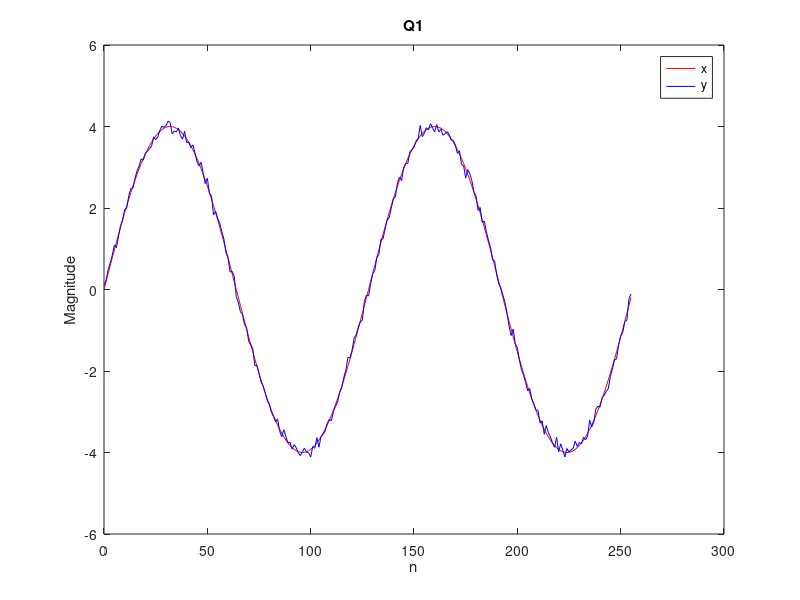
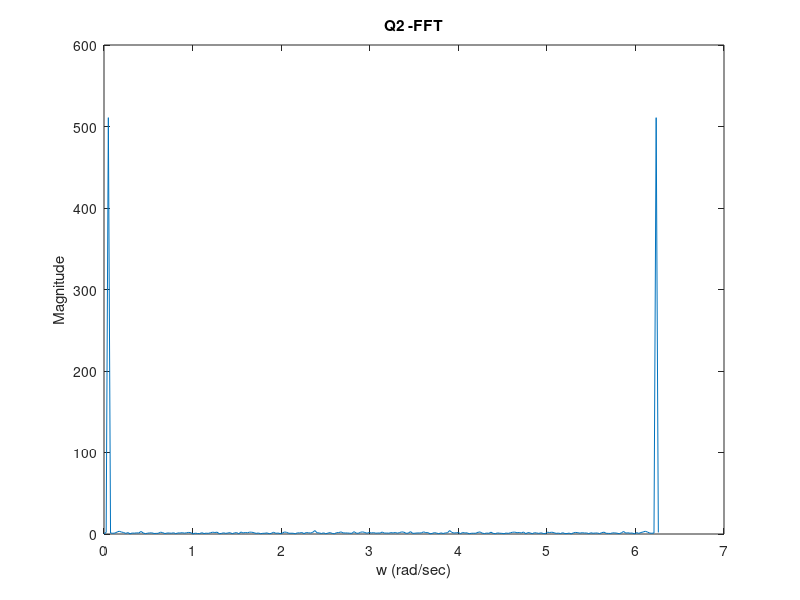
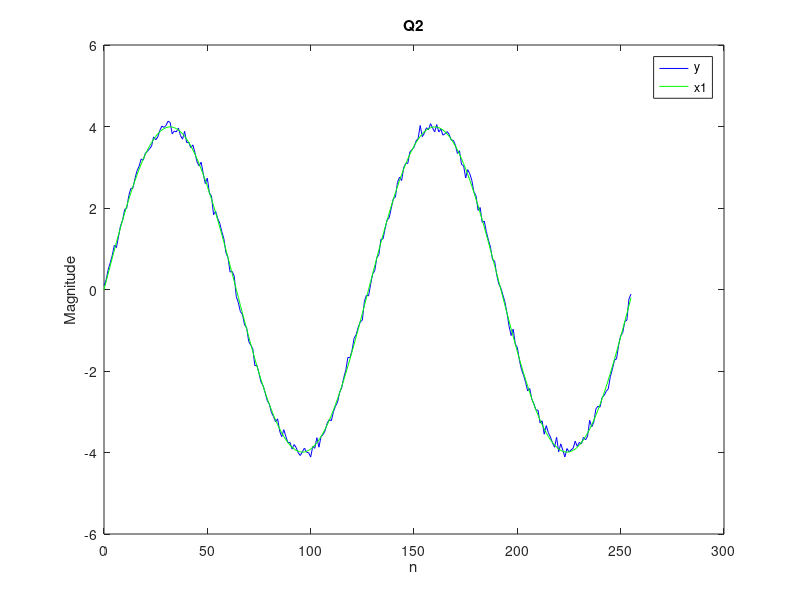
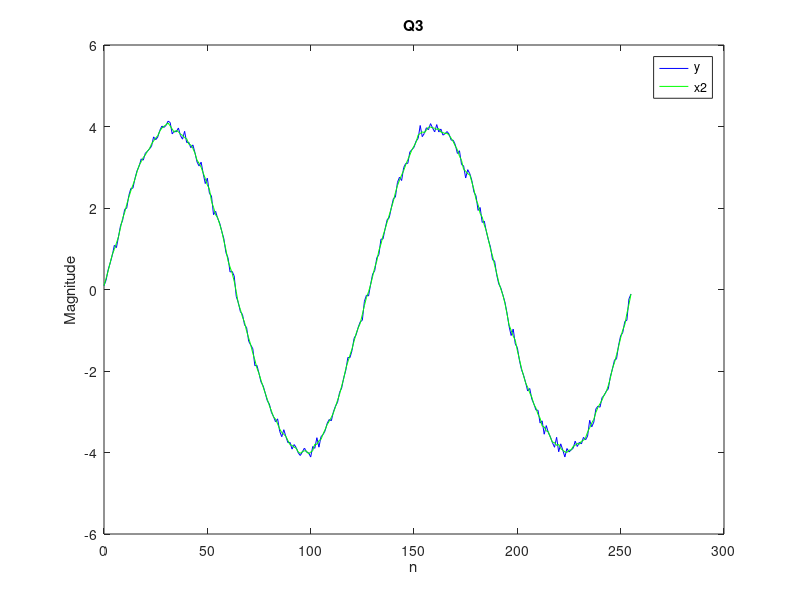

MATLAB code to generate these figures, in order:
n=0:255;
x=4*sin(4*pi*n/256);
plot(n,x,'r')
xlabel('n')
ylabel('Magnitude')
v=0.1*randn(1,256);
y=x+v;
hold on;
plot(n,y,'b')
legend('x','y')
title('Q1')
MSE1=mean((y-x).*(y-x));


f=fft(y);
w=(0:255)*2*pi/256;
figure; plot(w,abs(f))
xlabel('w (rad/sec)')
ylabel('Magnitude')
title ('Q2 -FFT')
% Signal component is much higher compared to the noise
% Use a threshold to make magnitudes lower
% than the threshold to zero
f1=f;
f1(abs(f1)<100)=0;
x1=ifft(f1);
figure;plot(n,y,'b', n, x1, 'g')
xlabel('n');
ylabel('Magnitude');
title ('Q2')
legend('y','x1')
MSE1=mean((x1-x).*(x1-x));

% y(n)=(x(n-1)+x(n)+x(n+1))/3
% ignore the two points at the boundaries
% filter the rest using the above equation
x2=y;
for i=2:255
x2(i)=(y(i-1)+y(i)+y(i+1))/3;
end
MSE2=mean((x2-x).*(x2-x));
figure;plot(n,y,'b', n, x2, 'g')
xlabel('n');
ylabel('Magnitude');
title ('Q3')
legend('y','x2')

x3=y;
for i=2:255
x3(i)=(x2(i-1)+x2(i)+x2(i+1))/3;
end;
MSE3=mean((x3-x).*(x3-x))
figure;plot(n,y,'b', n, x3, 'g')
xlabel('n');
ylabel('Magnitude');
title ('Q4')
legend('y','x3')


subplot(2,2,1);plot(n,x,'r')
xlabel('n');
ylabel('Magnitude');
title ('x')
title ('x(n)')
subplot(2,2,2);plot(n,x1,'b');
ylabel('Magnitude');
xlabel('n');
title ('x1(n)')
subplot(2,2,3);plot(n,x2,'b');
ylabel('Magnitude');
xlabel('n');
title ('x2(n)')
subplot(2,2,4);plot(n,x3,'b');
ylabel('Magnitude');
xlabel('n');
title ('x3(n)')
